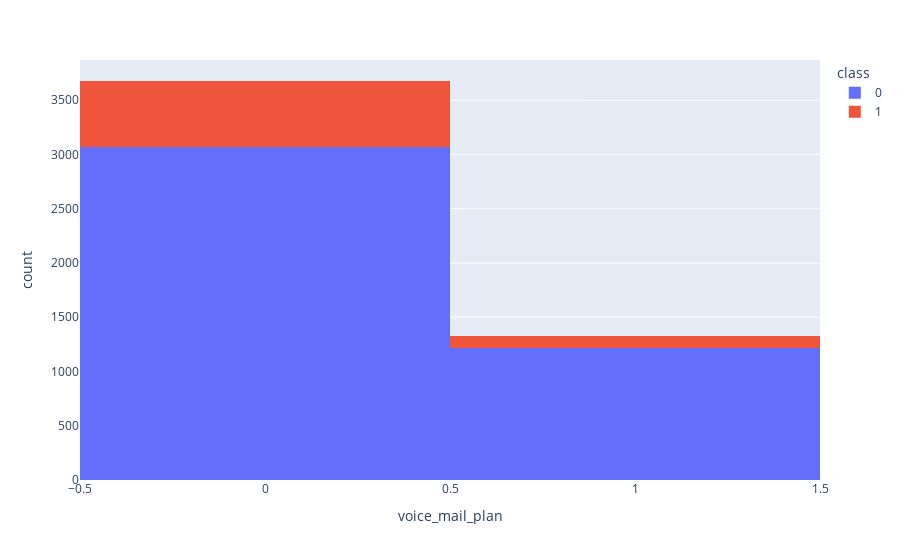

Source (notebook cell):
### Code cell
fig = px.histogram(telecom_df, x ='voice_mail_plan', color='class')
fig.show()

### Figure 1 — Plotly figure (JSON) as saved in the notebook; plotly's stock layout.template omitted (floating-point values rounded to 4 significant figures; data arrays with more than 128 entries replaced by an {"elided": "..."} marker saying what was removed)
{"data": [{"alignmentgroup": "True", "bingroup": "x", "hovertemplate": "class=0<br>voice_mail_plan=%{x}<br>count=%{y}<extra></extra>", "legendgroup": "0", "marker": {"color": "#636efa", "pattern": {"shape": ""}}, "name": "0", "offsetgroup": "0", "orientation": "v", "showlegend": true, "type": "histogram", "x": {"elided": "4293 int values"}, "xaxis": "x", "yaxis": "y"}, {"alignmentgroup": "True", "bingroup": "x", "hovertemplate": "class=1<br>voice_mail_plan=%{x}<br>count=%{y}<extra></extra>", "legendgroup": "1", "marker": {"color": "#EF553B", "pattern": {"shape": ""}}, "name": "1", "offsetgroup": "1", "orientation": "v", "showlegend": true, "type": "histogram", "x": {"elided": "707 int values"}, "xaxis": "x", "yaxis": "y"}], "layout": {"barmode": "relative", "legend": {"title": {"text": "class"}, "tracegroupgap": 0}, "margin": {"t": 60}, "xaxis": {"anchor": "y", "domain": [0, 1], "title": {"text": "voice_mail_plan"}}, "yaxis": {"anchor": "x", "domain": [0, 1], "title": {"text": "count"}}}}
